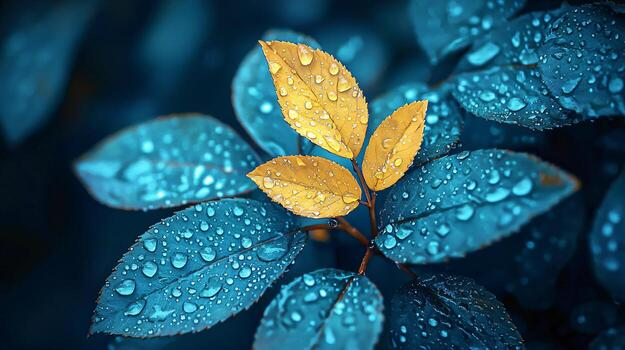
#> input picture Q1/Image_1.jpg, 625 x 350 px, found by its file name
$ python index_Q5.py
#> lines starting #> are read from the running program, lines starting #| are printed output that depends on the picture
import cv2
import numpy as np
import matplotlib.pyplot as plt

# Load Image 1 (Same as Q1)
image_path = "Q1/Image_1.jpg"
image = cv2.imread(image_path)
#> image is the input picture: shape (350, 625, 3); mean B, G, R 97.4, 82.3, 36.1

if image is None:
    raise FileNotFoundError("Image not found.")

image_rgb = cv2.cvtColor(image, cv2.COLOR_BGR2RGB)

# Parameters
kernel_size = 15
pad = kernel_size // 2

# Manual Average Filtering (A)
kernel = np.ones((kernel_size, kernel_size), np.float32) / (kernel_size * kernel_size)

# Use convolution manually
manual_filtered = cv2.filter2D(image_rgb, -1, kernel)
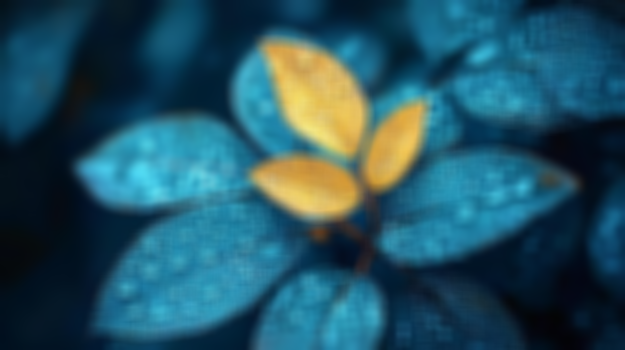
#> manual_filtered: shape (350, 625, 3); mean R, G, B 36.1, 82.3, 97.4

# Built-in OpenCV Average Filtering (B)
builtin_filtered = cv2.blur(image_rgb, (kernel_size, kernel_size))

# Difference (A - B)
difference = cv2.absdiff(manual_filtered, builtin_filtered)
#> difference: shape (350, 625, 3); every value is 0

# Display Results
plt.figure(figsize=(15,5))

plt.subplot(1,4,1)
plt.imshow(image_rgb)
plt.title("Original")
plt.axis("off")

plt.subplot(1,4,2)
plt.imshow(manual_filtered)
plt.title("Manual (A)")
plt.axis("off")

plt.subplot(1,4,3)
plt.imshow(builtin_filtered)
plt.title("Built-in (B)")
plt.axis("off")

plt.subplot(1,4,4)
plt.imshow(difference)
plt.title("Difference (A-B)")
plt.axis("off")

plt.tight_layout()
plt.savefig("Q5/output_Q5.png")
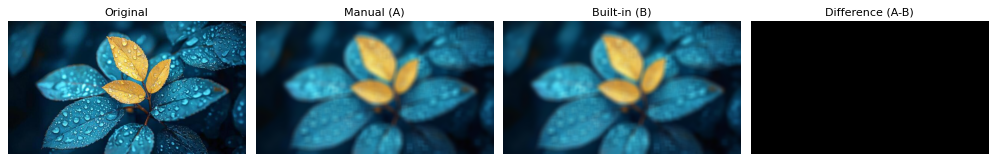
#> figure drawn by matplotlib, 4 panels
plt.show()
